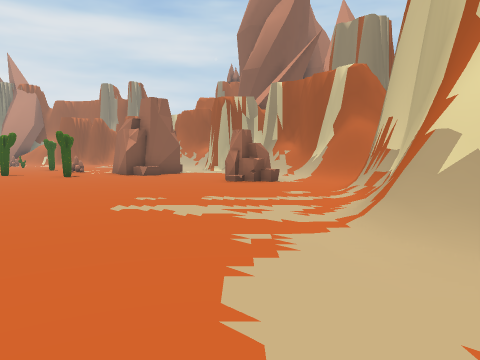
[1] (above)

24 first-person views from a walk through a scene from a Unity 3-D project. The camera is 1.5 m above the floor, tilts 4° down and sees 70° across. The floor is counted in squares, 2 m on a side. Each view is taken from the middle of a square. On the plan, view 1 faces up. The plan holds only what a view shows up to about 11 squares ahead; the rest is blank. The place goes on beyond the plan. The player is left out. Some animated figures are left out.

[2]
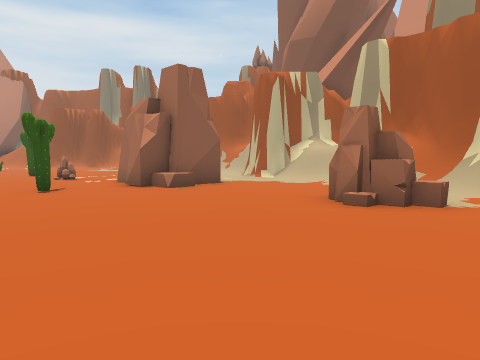

[3]
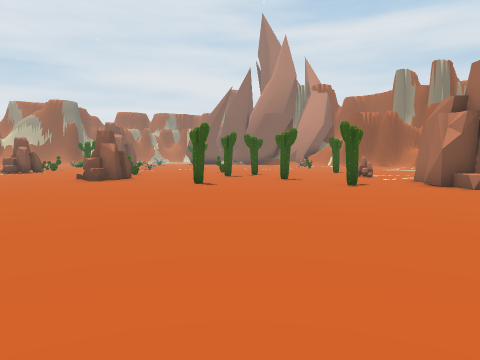

[4]
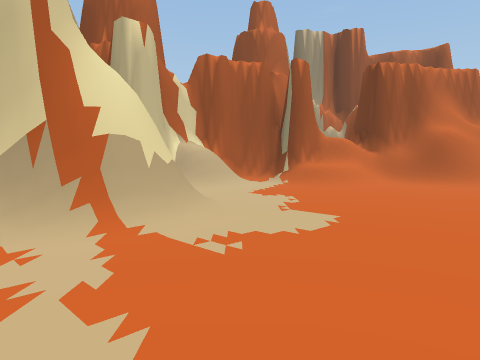

[5]
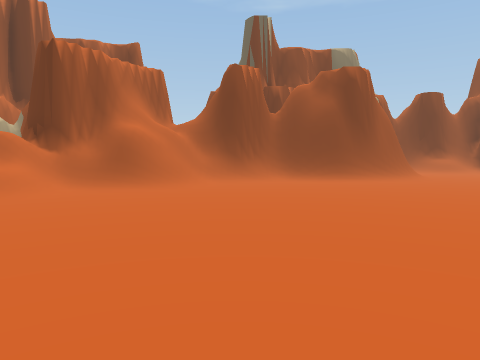

[6]
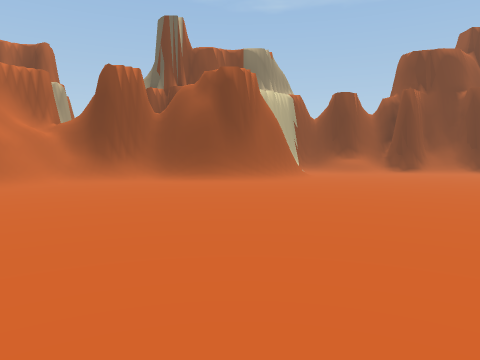

[7]
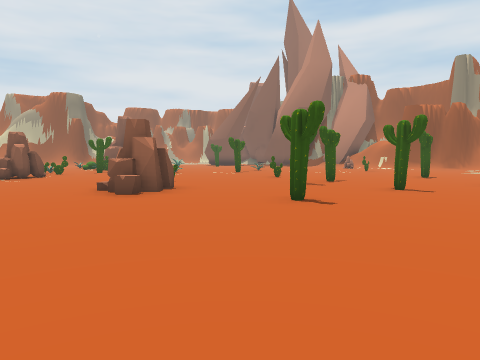

[8]
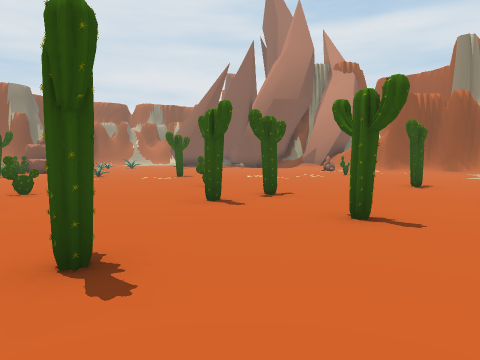

[9]
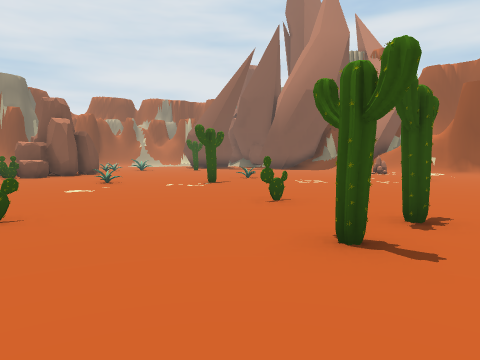

[10]
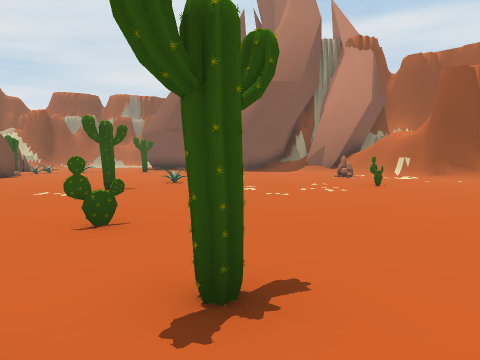

[11]
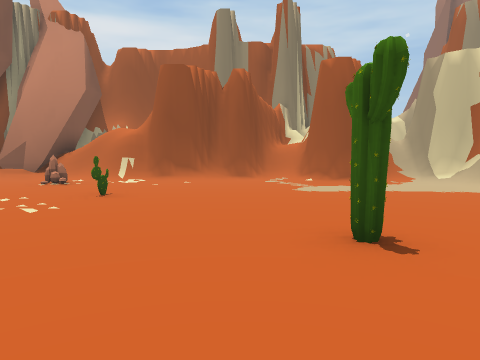

[12]
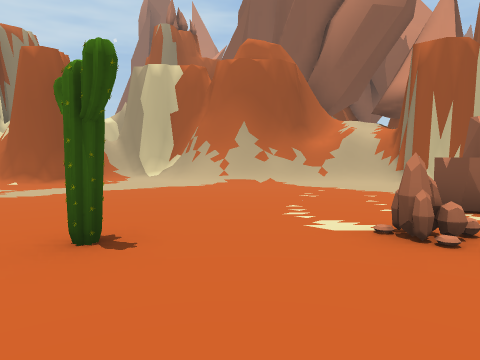

[13]
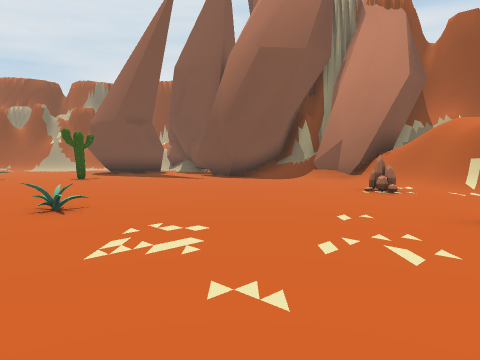

[14]
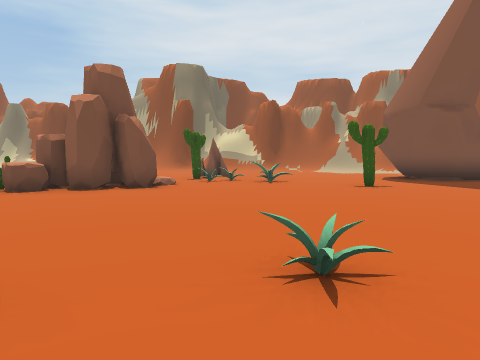

[15]
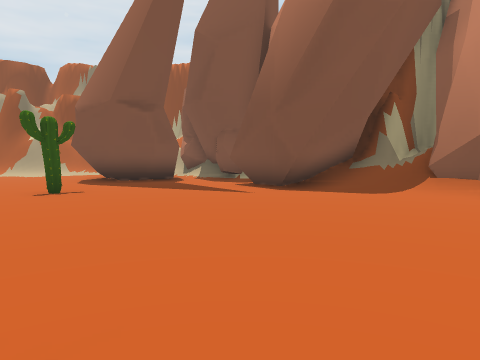

[16]
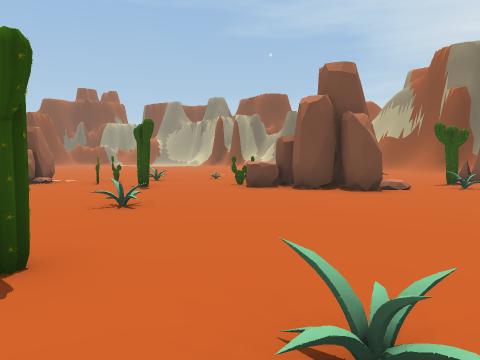

[17]
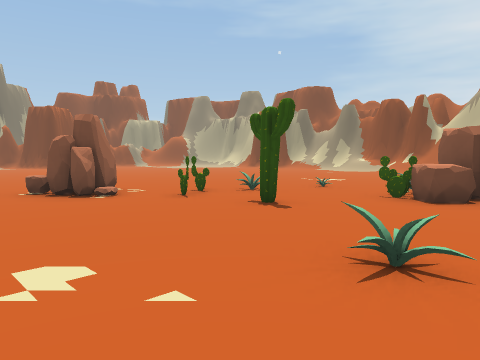

[18]
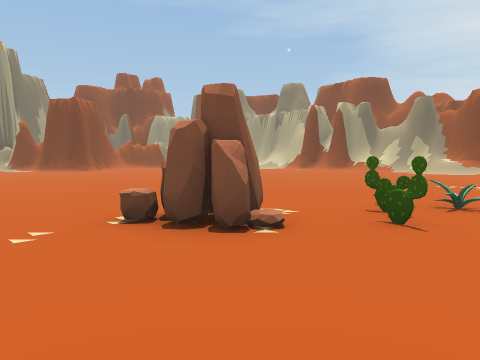

[19]
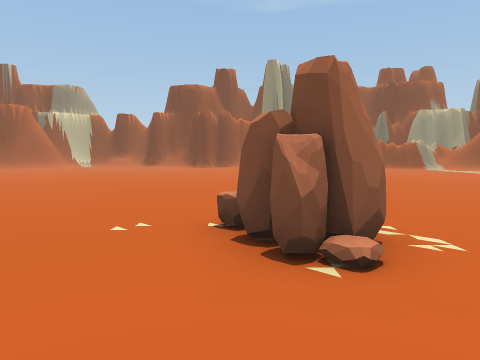

[20]
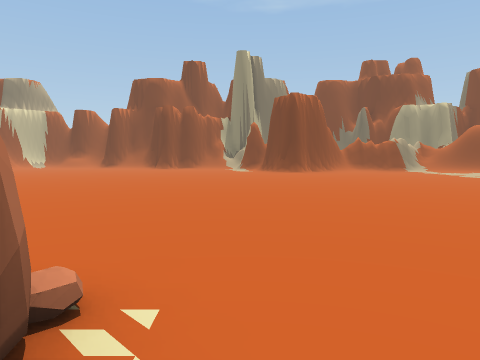

[21]
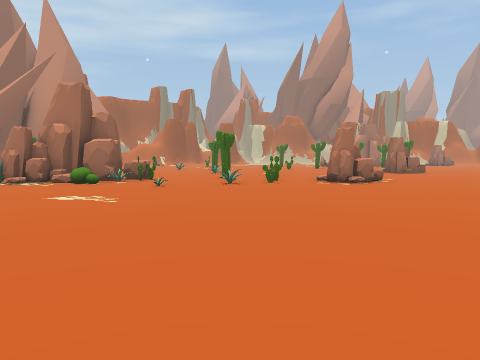

[22]
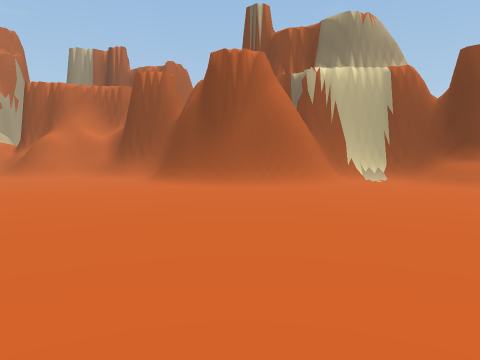

[23]
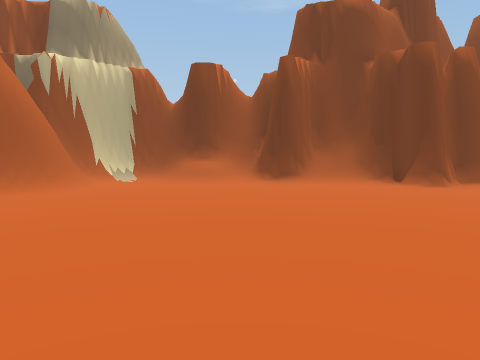

[24]
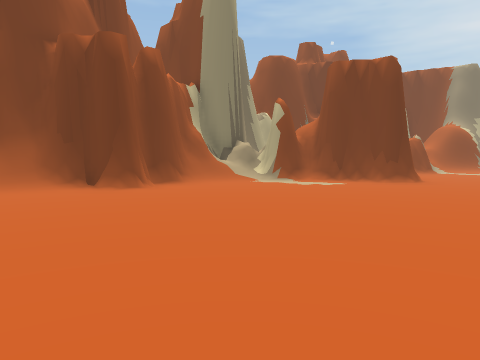

### Floor plan
Key: @ floor where view 1 was taken; # wall or solid block; . main floor; : floor 0.5 m higher than the main floor; + floor 4.25 m higher than the main floor; / step, stairs or slope; = window, fence, low wall or low ledge; R rock; C cactus; O other object.
Columns run from 29 left of view 1 to 5 right of it. Each row starts with its distance up from view 1.
 29           #
 28         #####
 27     #  ##/##///     #
 26     ..##./////#####/## ##
 25   ##....#..../....../# :#
 24   ##.........R..........#
 23   #.....................##
 22 ...............C......../##
 21 ....C...................//##
 20   ......................../##
 19   .O.......O.............../#
 18   O........O.......C......./#
 17 R.CO.....................   ##
 16 ..../.......C.........R.RR ./##
 15  ..RRR..................RRR../#
 14   RRRR....O....C..C.....RRR../
 13   ..CRC.............C....R.... #
 12   ...C.................C...... ##
 11  .............C..............RR/#
 10  .....O.C...........C.........R/##
  9 .......C........RR............../
  8 .........RR.....R...............#
  7  .........R..................../#
  6 .............................../#
  5 ...............    ............/#
  4 ................        ....../##
  3 .................      .   .../#
  2    ..............     ... .....#
  1   ................   ............
  0   ................   ........@.../#
 -1  ..............     ............./#
 -2  .............................../.#
 -3              ..................//##
 -4         .......................//#
 -5     ........................//////
 -6     ........................//=##/
 -7      ##................///////+#
 -8       #/..............#######/##
 -9       #:/............##
-10       ###/...........##
-11         ######//...../#
-12              ####////##
-13                 ######

Where each view was taken, in squares from view 1:
view 1: 0 up, 0 right, facing up
view 2: 5 up, 2 left, facing up
view 3: 4 up, 2 left, facing up-left
view 4: 5 up, 2 left, facing down-right
view 5: 3 up, 2 left, facing down
view 6: 3 up, 6 left, facing down
view 7: 5 up, 6 left, facing up-left
view 8: 9 up, 7 left, facing up-left
view 9: 10 up, 10 left, facing up-left
view 10: 13 up, 10 left, facing up-left
view 11: 15 up, 11 left, facing up
view 12: 15 up, 11 left, facing up-right
view 13: 17 up, 13 left, facing up-left
view 14: 18 up, 16 left, facing left
view 15: 19 up, 17 left, facing up-left
view 16: 19 up, 17 left, facing down-left
view 17: 15 up, 17 left, facing down-left
view 18: 11 up, 17 left, facing down-left
view 19: 11 up, 19 left, facing down
view 20: 9 up, 21 left, facing down
view 21: 3 up, 29 left, facing up-right
view 22: 2 down, 13 left, facing down-right
view 23: 2 down, 12 left, facing down
view 24: 3 down, 13 left, facing down-left
